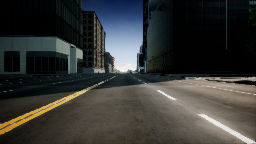
#> input picture car/Self_Driving_Car/Advanced_Lane_Detection_Ver2/input/img_0_0_1545471200145090500.png, 256 x 144 px; its folder holds only this picture in this run
$ python perspective_utils.py
#> lines starting #> are read from the running program, lines starting #| are printed output that depends on the picture; after the words box and inside, x2 and y2 are one past the last pixel; in counts of white or black regions, pixels touching at a corner belong together
#> further down, img is the input picture: shape (144, 256, 3); mean B, G, R 53.2, 55.8, 54.5
import numpy as np
import cv2
import glob
import matplotlib.pyplot as plt
#from calibration_utils import calibrate_camera, undistort
from binarization_utils import binarize
import os.path as path

def birdeye(img, verbose=False):
    """
    Apply perspective transform to input frame to get the bird's eye view.
    :param img: input color frame
    :param verbose: if True, show the transformation result
    :return: warped image, and both forward and backward transformation matrices
    """
#> called with verbose = True
    h, w = img.shape[:2]
#> h = 144; w = 256

#    src = np.float32([[w, h-10],    # br
#                      [0, h-10],    # bl
#                      [546, 460],   # tl
#                      [732, 460]])  # tr
#    dst = np.float32([[w, h],       # br
#                      [0, h],       # bl
#                      [0, 0],       # tl
#                      [w, 0]])      # tr
    pts = np.array([[w/(3.9), h/(1.7)], [w/(1.3) , h/(1.7)], [w, h/(1.25)],  [0 , h/(1.25)]], np.int32)
#    pts = np.array([[img_weight/(30), img_height/(1.5)], [img_weight/(1) , img_height/(1.5)], [img_weight, img_height/(1)],  [0 , img_height/(1)]], np.int32)

    src = pts.astype(np.float32)
    dst = np.array([ [0 , 0], [w, 0], [w, h],  [0, h]], np.float32)
#> dst = [[0, 0], [256, 0], [256, 144], [0, 144]]

    cv2.polylines(img, [pts], True, (255, 0, 0), 1)
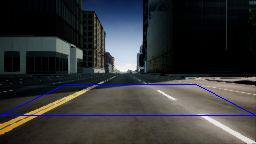
#> img: shape (144, 256, 3); 1.38% of pixels changed, all inside (x1, y1, x2, y2) = (0, 84, 256, 116)

    M = cv2.getPerspectiveTransform(src, dst)
    Minv = cv2.getPerspectiveTransform(dst, src)

    warped = cv2.warpPerspective(img, M, (w, h), flags=cv2.INTER_LINEAR)
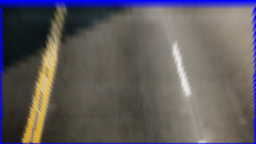
#> warped: shape (144, 256, 3); mean B, G, R 93.1, 91.2, 96.2

    if verbose:
        f, axarray = plt.subplots(1, 2)
        f.set_facecolor('white')
        axarray[0].set_title('Before perspective transform')
        axarray[0].imshow(img, cmap='gray')
        for point in src:
            axarray[0].plot(*point, '.')
        axarray[1].set_title('After perspective transform')
        axarray[1].imshow(warped, cmap='gray')
        for point in dst:
            axarray[1].plot(*point, '.')
        for axis in axarray:
            axis.set_axis_off()
        plt.show()
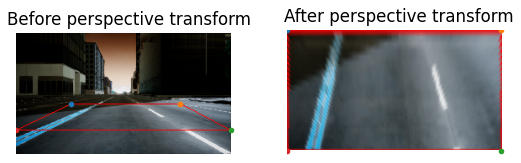
#> figure drawn by matplotlib, 2 panels; B, G, R data is drawn as R, G, B

    return warped, M, Minv


if __name__ == '__main__':

#    ret, mtx, dist, rvecs, tvecs = calibrate_camera(calib_images_dir='camera_cal')

    # show result on test images
#    for test_img in glob.glob('test_images/*.jpg'):

    image_paths = glob.glob(path.join('input', '*.png'))
    for img in image_paths:
        img = cv2.imread(img, cv2.IMREAD_COLOR)
        img, M, Minv = birdeye(img, verbose=True)
#> M = [[-1.23, -2.58, 297.2], [0, -5.73, 480.9], [-1.12e-18, -0.0194, 1]]; Minv = [[0.512, -0.451, 65], [0, -0.175, 84], [0, -0.00339, 1]]

#    img_undistorted = undistort(img, mtx, dist, verbose=False)

#    img_binary = binarize(img_undistorted, verbose=False)


#    img_birdeye, M, Minv = birdeye(cv2.cvtColor(img_undistorted, cv2.COLOR_BGR2RGB), verbose=False)
